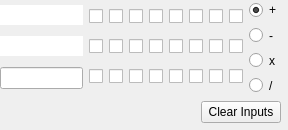
<?xml version="1.0" encoding="UTF-8"?>
<ui version="4.0">
 <class>MainWindow</class>
 <widget class="QMainWindow" name="MainWindow">
  <property name="geometry">
   <rect>
    <x>0</x>
    <y>0</y>
    <width>288</width>
    <height>130</height>
   </rect>
  </property>
  <property name="minimumSize">
   <size>
    <width>288</width>
    <height>130</height>
   </size>
  </property>
  <property name="maximumSize">
   <size>
    <width>288</width>
    <height>130</height>
   </size>
  </property>
  <property name="windowTitle">
   <string>Shay's Calculator</string>
  </property>
  <widget class="QWidget" name="centralwidget">
   <widget class="QWidget" name="layoutWidget">
    <property name="geometry">
     <rect>
      <x>0</x>
      <y>0</y>
      <width>281</width>
      <height>123</height>
     </rect>
    </property>
    <layout class="QVBoxLayout" name="verticalLayout_2">
     <item>
      <layout class="QHBoxLayout" name="horizontalLayout_2">
       <item>
        <layout class="QHBoxLayout" name="horizontalLayout">
         <item>
          <layout class="QVBoxLayout" name="verticalLayout_4">
           <item>
            <widget class="QLineEdit" name="Reactant1Decimal">
             <property name="enabled">
              <bool>true</bool>
             </property>
             <property name="inputMask">
              <string>999</string>
             </property>
             <property name="text">
              <string/>
             </property>
             <property name="maxLength">
              <number>3</number>
             </property>
             <property name="frame">
              <bool>false</bool>
             </property>
             <property name="cursorPosition">
              <number>0</number>
             </property>
             <property name="alignment">
              <set>Qt::AlignRight|Qt::AlignTrailing|Qt::AlignVCenter</set>
             </property>
             <property name="readOnly">
              <bool>false</bool>
             </property>
            </widget>
           </item>
           <item>
            <widget class="QLineEdit" name="Reactant2Decimal">
             <property name="enabled">
              <bool>true</bool>
             </property>
             <property name="inputMask">
              <string>999</string>
             </property>
             <property name="text">
              <string/>
             </property>
             <property name="maxLength">
              <number>3</number>
             </property>
             <property name="frame">
              <bool>false</bool>
             </property>
             <property name="cursorPosition">
              <number>0</number>
             </property>
             <property name="alignment">
              <set>Qt::AlignRight|Qt::AlignTrailing|Qt::AlignVCenter</set>
             </property>
             <property name="readOnly">
              <bool>false</bool>
             </property>
            </widget>
           </item>
           <item>
            <widget class="QLineEdit" name="ProductDecimal">
             <property name="enabled">
              <bool>true</bool>
             </property>
             <property name="inputMask">
              <string comment="1111111" extracomment="1111111"/>
             </property>
             <property name="text">
              <string comment="1111111" extracomment="1111111"/>
             </property>
             <property name="alignment">
              <set>Qt::AlignRight|Qt::AlignTrailing|Qt::AlignVCenter</set>
             </property>
             <property name="readOnly">
              <bool>true</bool>
             </property>
            </widget>
           </item>
          </layout>
         </item>
         <item>
          <layout class="QVBoxLayout" name="BinarySelectors_8">
           <item>
            <widget class="QCheckBox" name="Reactant1_8">
             <property name="text">
              <string/>
             </property>
            </widget>
           </item>
           <item>
            <widget class="QCheckBox" name="Reactant2_8">
             <property name="text">
              <string/>
             </property>
            </widget>
           </item>
           <item>
            <widget class="QCheckBox" name="Product_8">
             <property name="text">
              <string/>
             </property>
            </widget>
           </item>
          </layout>
         </item>
         <item>
          <layout class="QVBoxLayout" name="BinarySelectors_7">
           <item>
            <widget class="QCheckBox" name="Reactant1_7">
             <property name="text">
              <string/>
             </property>
            </widget>
           </item>
           <item>
            <widget class="QCheckBox" name="Reactant2_7">
             <property name="text">
              <string/>
             </property>
            </widget>
           </item>
           <item>
            <widget class="QCheckBox" name="Product_7">
             <property name="text">
              <string/>
             </property>
            </widget>
           </item>
          </layout>
         </item>
         <item>
          <layout class="QVBoxLayout" name="BinarySelectors_6">
           <item>
            <widget class="QCheckBox" name="Reactant1_6">
             <property name="text">
              <string/>
             </property>
            </widget>
           </item>
           <item>
            <widget class="QCheckBox" name="Reactant2_6">
             <property name="text">
              <string/>
             </property>
            </widget>
           </item>
           <item>
            <widget class="QCheckBox" name="Product_6">
             <property name="text">
              <string/>
             </property>
            </widget>
           </item>
          </layout>
         </item>
         <item>
          <layout class="QVBoxLayout" name="BinarySelectors_5">
           <item>
            <widget class="QCheckBox" name="Reactant1_5">
             <property name="text">
              <string/>
             </property>
            </widget>
           </item>
           <item>
            <widget class="QCheckBox" name="Reactant2_5">
             <property name="text">
              <string/>
             </property>
            </widget>
           </item>
           <item>
            <widget class="QCheckBox" name="Product_5">
             <property name="text">
              <string/>
             </property>
            </widget>
           </item>
          </layout>
         </item>
         <item>
          <layout class="QVBoxLayout" name="BinarySelectors_4">
           <item>
            <widget class="QCheckBox" name="Reactant1_4">
             <property name="text">
              <string/>
             </property>
            </widget>
           </item>
           <item>
            <widget class="QCheckBox" name="Reactant2_4">
             <property name="text">
              <string/>
             </property>
            </widget>
           </item>
           <item>
            <widget class="QCheckBox" name="Product_4">
             <property name="text">
              <string/>
             </property>
            </widget>
           </item>
          </layout>
         </item>
         <item>
          <layout class="QVBoxLayout" name="BinarySelectors_3">
           <item>
            <widget class="QCheckBox" name="Reactant1_3">
             <property name="text">
              <string/>
             </property>
            </widget>
           </item>
           <item>
            <widget class="QCheckBox" name="Reactant2_3">
             <property name="text">
              <string/>
             </property>
            </widget>
           </item>
           <item>
            <widget class="QCheckBox" name="Product_3">
             <property name="text">
              <string/>
             </property>
            </widget>
           </item>
          </layout>
         </item>
         <item>
          <layout class="QVBoxLayout" name="BinarySelectors_2">
           <item>
            <widget class="QCheckBox" name="Reactant1_2">
             <property name="text">
              <string/>
             </property>
            </widget>
           </item>
           <item>
            <widget class="QCheckBox" name="Reactant2_2">
             <property name="text">
              <string/>
             </property>
            </widget>
           </item>
           <item>
            <widget class="QCheckBox" name="Product_2">
             <property name="text">
              <string/>
             </property>
            </widget>
           </item>
          </layout>
         </item>
         <item>
          <layout class="QVBoxLayout" name="BinarySelectors_1">
           <item>
            <widget class="QCheckBox" name="Reactant1_1">
             <property name="text">
              <string/>
             </property>
            </widget>
           </item>
           <item>
            <widget class="QCheckBox" name="Reactant2_1">
             <property name="text">
              <string/>
             </property>
            </widget>
           </item>
           <item>
            <widget class="QCheckBox" name="Product_1">
             <property name="text">
              <string/>
             </property>
            </widget>
           </item>
          </layout>
         </item>
        </layout>
       </item>
       <item>
        <layout class="QVBoxLayout" name="verticalLayout">
         <item>
          <widget class="QRadioButton" name="Summation">
           <property name="text">
            <string>+</string>
           </property>
           <property name="checked">
            <bool>true</bool>
           </property>
          </widget>
         </item>
         <item>
          <widget class="QRadioButton" name="Subtraction">
           <property name="text">
            <string>-</string>
           </property>
          </widget>
         </item>
         <item>
          <widget class="QRadioButton" name="Multiplication">
           <property name="text">
            <string>x</string>
           </property>
          </widget>
         </item>
         <item>
          <widget class="QRadioButton" name="Division">
           <property name="text">
            <string>/</string>
           </property>
          </widget>
         </item>
        </layout>
       </item>
      </layout>
     </item>
     <item>
      <layout class="QHBoxLayout" name="horizontalLayout_3">
       <item>
        <spacer name="horizontalSpacer">
         <property name="orientation">
          <enum>Qt::Horizontal</enum>
         </property>
         <property name="sizeType">
          <enum>QSizePolicy::Expanding</enum>
         </property>
         <property name="sizeHint" stdset="0">
          <size>
           <width>40</width>
           <height>20</height>
          </size>
         </property>
        </spacer>
       </item>
       <item>
        <widget class="QPushButton" name="Clear">
         <property name="text">
          <string>Clear Inputs</string>
         </property>
        </widget>
       </item>
      </layout>
     </item>
    </layout>
   </widget>
  </widget>
 </widget>
 <resources/>
 <connections/>
</ui>
